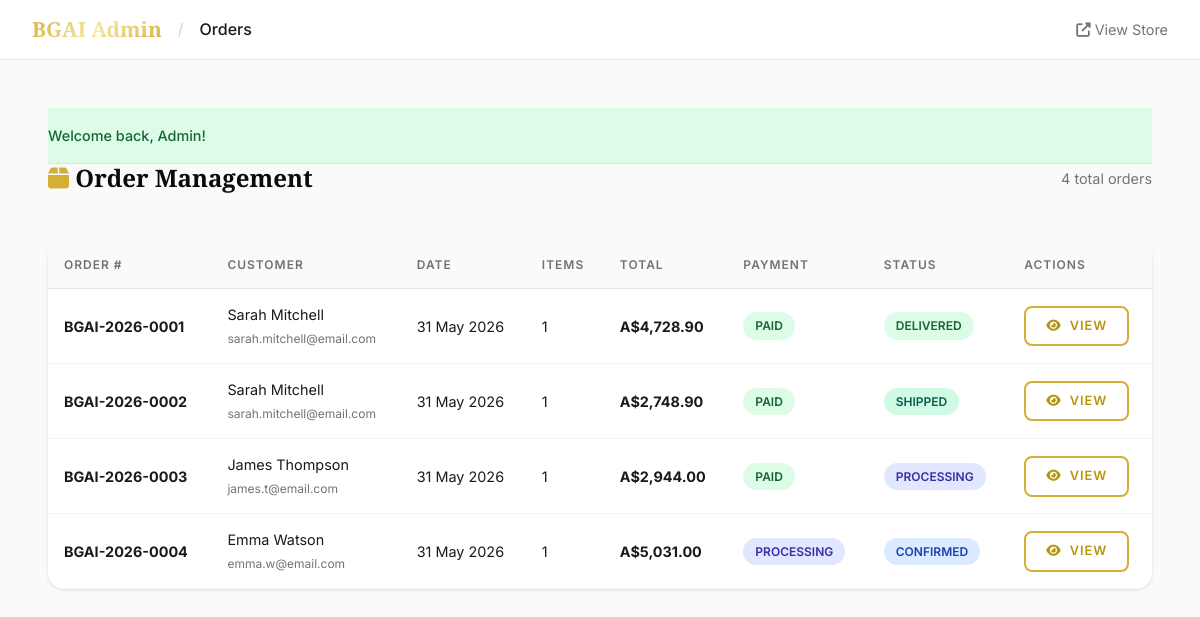
The page /bgai-ecommerce/admin/orders.php (signed in) on the database its author committed.
### tables this page shows
CREATE TABLE IF NOT EXISTS orders (
    id INT PRIMARY KEY AUTO_INCREMENT,
    order_number VARCHAR(50) NOT NULL UNIQUE,
    user_id INT,
    first_name VARCHAR(100),
    last_name VARCHAR(100),
    email VARCHAR(255),
    phone VARCHAR(20),
    shipping_address_line1 VARCHAR(255),
    shipping_address_line2 VARCHAR(255),
    shipping_city VARCHAR(100),
    shipping_state VARCHAR(100),
    shipping_postal_code VARCHAR(20),
    shipping_country VARCHAR(100),
    shipping_country_code VARCHAR(5),
    billing_address_line1 VARCHAR(255),
    billing_address_line2 VARCHAR(255),
    billing_city VARCHAR(100),
    billing_state VARCHAR(100),
    billing_postal_code VARCHAR(20),
    billing_country VARCHAR(100),
    currency_code VARCHAR(5) DEFAULT 'AUD',
    subtotal DECIMAL(12, 2) NOT NULL,
    tax_amount DECIMAL(12, 2) DEFAULT 0.00,
    shipping_cost DECIMAL(10, 2) DEFAULT 0.00,
    total_amount DECIMAL(12, 2) NOT NULL,
    payment_method VARCHAR(50),
    payment_status ENUM('pending', 'processing', 'paid', 'failed', 'refunded') DEFAULT 'pending',
    order_status ENUM('pending', 'confirmed', 'processing', 'shipped', 'delivered', 'cancelled', 'returned') DEFAULT 'pending',
    tracking_number VARCHAR(100),
    tracking_url VARCHAR(500),
    notes TEXT,
    created_at TIMESTAMP DEFAULT CURRENT_TIMESTAMP,
    updated_at TIMESTAMP DEFAULT CURRENT_TIMESTAMP ON UPDATE CURRENT_TIMESTAMP,
    FOREIGN KEY (user_id) REFERENCES users(id) ON DELETE SET NULL
);

### bgai-ecommerce/config/app.php (called while the page is built, shortened)
<?php
require_once __DIR__ . '/../includes/functions.php';
function getFlash() {
    if (isset($_SESSION['flash'])) {
        $flash = $_SESSION['flash'];
        return $flash;
    }
    return null;
}
?>

### bgai-ecommerce/includes/functions.php (called while the page is built, shortened)
<?php
function formatPrice($amount, $currencyCode = null) {
    $currencyCode = $currencyCode ?? $_SESSION['currency_code'] ?? DEFAULT_CURRENCY;
    $symbols = json_decode(CURRENCY_SYMBOLS, true);
    $symbol = $symbols[$currencyCode] ?? '$';
    return $symbol . number_format($amount, 2);
}
function e($string) {
    return htmlspecialchars($string ?? '', ENT_QUOTES, 'UTF-8');
}
?>

### bgai-ecommerce/admin/orders.php (the view, shortened to what this page needs)
<?php
require_once __DIR__ . '/../config/app.php';
$db = db();
$message = '';
$orders = $db->query("SELECT o.*, u.first_name as u_first, u.last_name as u_last, u.email as u_email
    FROM orders o LEFT JOIN users u ON o.user_id = u.id ORDER BY o.created_at DESC")->fetchAll();
$flash = getFlash();
?>
<!DOCTYPE html>
<html lang="en">
<head>
    <link rel="stylesheet" href="https://cdnjs.cloudflare.com/ajax/libs/font-awesome/6.5.1/css/all.min.css">
    <link rel="stylesheet" href="<?php echo APP_URL; ?>/assets/css/style.css">
</head>
<body>
    <header style="background:var(--white); border-bottom:1px solid var(--gray-200); padding:0 var(--space-xl); height:60px; display:flex; align-items:center; justify-content:space-between; position:sticky; top:0; z-index:200;">
        <div style="display:flex; align-items:center; gap:var(--space-md);">
            <a href="index.php" style="font-family:var(--font-heading); font-size:1.3rem; font-weight:700; background:var(--gold-gradient); -webkit-background-clip:text; -webkit-text-fill-color:transparent; background-clip:text;">BGAI Admin</a>
            <span style="color:var(--gray-300);">/</span><span style="font-weight:500;">Orders</span>
        </div>
        <a href="<?php echo APP_URL; ?>" target="_blank" style="color:var(--gray-500); font-size:0.9rem;"><i class="fas fa-external-link-alt"></i> View Store</a>
    </header>
    <div class="admin-layout">
        <div class="admin-content">
            <?php if ($flash || $message): ?>
                <div class="flash-message flash-<?php echo ($flash['type'] ?? 'success'); ?>"><?php echo e($flash['message'] ?? $message); ?></div>
            <?php endif; ?>
            <?php if (isset($viewOrder)): ?>
                <a href="orders.php" class="btn btn-sm btn-outline-dark" style="margin-bottom:var(--space-xl);"><i class="fas fa-arrow-left"></i> Back to Orders</a>
                <div style="display:grid; grid-template-columns:2fr 1fr; gap:var(--space-xl);">
                    <div>
                        <div class="admin-table-container" style="margin-bottom:var(--space-xl);">
                            <div class="admin-table-header">
                                <h2>Order #<?php echo e($viewOrder['order_number']); ?></h2>
                                <span class="order-status status-<?php echo $viewOrder['order_status']; ?>"><?php echo ucfirst($viewOrder['order_status']); ?></span>
                            </div>
                            <div style="padding:var(--space-xl);">
                                <p style="color:var(--gray-500); font-size:0.9rem;">Placed on <?php echo date('d M Y, h:i A', strtotime($viewOrder['created_at'])); ?></p>
                                <h3 style="font-family:var(--font-heading); margin:var(--space-lg) 0 var(--space-md);">Items</h3>
                                <table class="admin-table">
                                    <thead><tr><th>Product</th><th>SKU</th><th>Qty</th><th>Price</th><th>Total</th></tr></thead>
                                    <tbody>
                                        <?php foreach ($orderItems as $item): ?>
                                            <tr>
                                                <td><?php echo e($item['product_name']); ?></td>
                                                <td><?php echo e($item['product_sku']); ?></td>
                                                <td><?php echo $item['quantity']; ?></td>
                                                <td><?php echo formatPrice($item['unit_price']); ?></td>
                                                <td><strong><?php echo formatPrice($item['total_price']); ?></strong></td>
                                            </tr>
                                        <?php endforeach; ?>
                                    </tbody>
                                </table>
                            </div>
                        </div>
                        <div class="admin-table-container">
                            <div class="admin-table-header"><h2>Update Order</h2></div>
                            <form method="POST" style="padding:var(--space-xl);">
                                <input type="hidden" name="action" value="update_status">
                                <input type="hidden" name="id" value="<?php echo $viewOrder['id']; ?>">
                                <div class="form-row" style="display:grid; grid-template-columns:1fr 1fr; gap:var(--space-lg); margin-bottom:var(--space-lg);">
                                    <div>
                                        <label style="font-weight:600; font-size:0.85rem; display:block; margin-bottom:4px;">Order Status</label>
                                        <select name="order_status" class="form-input">
                                            <?php foreach(['pending','confirmed','processing','shipped','delivered','cancelled','returned'] as $s): ?>
                                                <option value="<?php echo $s; ?>" <?php echo $viewOrder['order_status'] === $s ? 'selected' : ''; ?>><?php echo ucfirst($s); ?></option>
                                            <?php endforeach; ?>
                                        </select>
                                    </div>
                                    <div>
                                        <label style="font-weight:600; font-size:0.85rem; display:block; margin-bottom:4px;">Payment Status</label>
                                        <select name="payment_status" class="form-input">
                                            <?php foreach(['pending','processing','paid','failed','refunded'] as $s): ?>
                                                <option value="<?php echo $s; ?>" <?php echo $viewOrder['payment_status'] === $s ? 'selected' : ''; ?>><?php echo ucfirst($s); ?></option>
                                            <?php endforeach; ?>
                                        </select>
                                    </div>
                                </div>
                                <div style="margin-bottom:var(--space-lg);">
                                    <label style="font-weight:600; font-size:0.85rem; display:block; margin-bottom:4px;">Tracking Number</label>
                                    <input type="text" name="tracking_number" class="form-input" value="<?php echo e($viewOrder['tracking_number'] ?? ''); ?>" placeholder="Enter tracking number">
                                </div>
                                <div style="margin-bottom:var(--space-lg);">
                                    <label style="font-weight:600; font-size:0.85rem; display:block; margin-bottom:4px;">Notes</label>
                                    <textarea name="notes" class="form-input" rows="2"><?php echo e($viewOrder['notes'] ?? ''); ?></textarea>
                                </div>
                                <button type="submit" class="btn btn-primary"><i class="fas fa-save"></i> Update Order</button>
                            </form>
                        </div>
                    </div>
                    <div>
                        <div class="admin-table-container">
                            <div class="admin-table-header"><h2>Summary</h2></div>
                            <div style="padding:var(--space-xl);">
                                <div class="cart-summary-row"><span>Subtotal</span><span><?php echo formatPrice($viewOrder['subtotal']); ?></span></div>
                                <div class="cart-summary-row"><span>Tax</span><span><?php echo formatPrice($viewOrder['tax_amount']); ?></span></div>
                                <div class="cart-summary-row"><span>Shipping</span><span><?php echo $viewOrder['shipping_cost'] > 0 ? formatPrice($viewOrder['shipping_cost']) : 'Free'; ?></span></div>
                                <div class="cart-summary-row total"><span>Total</span><span><?php echo formatPrice($viewOrder['total_amount']); ?></span></div>
                                <hr style="margin:var(--space-lg) 0; border-color:var(--gray-200);">
                                <h4 style="margin-bottom:var(--space-md);">Customer</h4>
                                <p style="font-size:0.9rem; font-weight:600;"><?php echo e($viewOrder['first_name'] . ' ' . $viewOrder['last_name']); ?></p>
                                <p style="font-size:0.85rem; color:var(--gray-500);"><?php echo e($viewOrder['email']); ?></p>
                                <?php if ($viewOrder['phone']): ?>
                                    <p style="font-size:0.85rem; color:var(--gray-500); margin-top:4px;"><?php echo e($viewOrder['phone']); ?></p>
                                <?php endif; ?>
                                <hr style="margin:var(--space-lg) 0; border-color:var(--gray-200);">
                                <h4 style="margin-bottom:var(--space-md);">Shipping Address</h4>
                                <p style="font-size:0.85rem; color:var(--gray-500); line-height:1.6;">
                                    <?php echo e($viewOrder['shipping_address_line1']); ?><br>
                                    <?php if ($viewOrder['shipping_address_line2']) echo e($viewOrder['shipping_address_line2']) . '<br>'; ?>
                                    <?php echo e($viewOrder['shipping_city'] . ', ' . $viewOrder['shipping_state'] . ' ' . $viewOrder['shipping_postal_code']); ?><br>
                                    <?php echo e($viewOrder['shipping_country']); ?>
                                </p>
                                <?php if ($viewOrder['payment_method']): ?>
                                    <hr style="margin:var(--space-lg) 0; border-color:var(--gray-200);">
                                    <h4 style="margin-bottom:var(--space-sm);">Payment</h4>
                                    <p style="font-size:0.85rem; color:var(--gray-500);"><?php echo e($viewOrder['payment_method']); ?></p>
                                <?php endif; ?>
                            </div>
                        </div>
                    </div>
                </div>
            <?php else: ?>
                <div class="admin-page-header">
                    <h1><i class="fas fa-box" style="color:var(--gold);"></i> Order Management</h1>
                    <span style="color:var(--gray-500); font-size:0.9rem;"><?php echo count($orders); ?> total orders</span>
                </div>
                <div class="admin-table-container">
                    <table class="admin-table">
                        <thead>
                            <tr>
                                <th>Order #</th>
                                <th>Customer</th>
                                <th>Date</th>
                                <th>Items</th>
                                <th>Total</th>
                                <th>Payment</th>
                                <th>Status</th>
                                <th>Actions</th>
                            </tr>
                        </thead>
                        <tbody>
                            <?php foreach ($orders as $o):
                                $itemCount = $db->prepare("SELECT COUNT(*) FROM order_items WHERE order_id = ?");
                                $itemCount->execute([$o['id']]);
                                $count = $itemCount->fetchColumn();
                            ?>
                                <tr>
                                    <td><strong><?php echo e($o['order_number']); ?></strong></td>
                                    <td>
                                        <?php echo e(($o['first_name'] ?? 'Guest') . ' ' . ($o['last_name'] ?? '')); ?>
                                        <br><small style="color:var(--gray-500);"><?php echo e($o['email']); ?></small>
                                    </td>
                                    <td><?php echo date('d M Y', strtotime($o['created_at'])); ?></td>
                                    <td><?php echo $count; ?></td>
                                    <td><strong><?php echo formatPrice($o['total_amount']); ?></strong></td>
                                    <td><span class="order-status status-<?php echo $o['payment_status']; ?>"><?php echo ucfirst($o['payment_status']); ?></span></td>
                                    <td><span class="order-status status-<?php echo $o['order_status']; ?>"><?php echo ucfirst($o['order_status']); ?></span></td>
                                    <td><a href="?view=<?php echo $o['id']; ?>" class="btn btn-sm btn-outline-dark"><i class="fas fa-eye"></i> View</a></td>
                                </tr>
                            <?php endforeach; ?>
                        </tbody>
                    </table>
                </div>
            <?php endif; ?>
        </div>
    </div>
</body>
</html>

### rows shown on the page
orders: order_number "BGAI-2026-0001", first_name+last_name "Sarah Mitchell", email "sarah.mitchell@email.com", created_at "31 May 2026", count "1", total_amount "A$4,728.90", payment_status "PAID", order_status "DELIVERED"
orders: order_number "BGAI-2026-0002", first_name+last_name "Sarah Mitchell", email "sarah.mitchell@email.com", created_at "31 May 2026", count "1", total_amount "A$2,748.90", payment_status "PAID", order_status "SHIPPED"
orders: order_number "BGAI-2026-0003", first_name+last_name "James Thompson", email "james.t@email.com", created_at "31 May 2026", count "1", total_amount "A$2,944.00", payment_status "PAID", order_status "PROCESSING"
orders: order_number "BGAI-2026-0004", first_name+last_name "Emma Watson", email "emma.w@email.com", created_at "31 May 2026", count "1", total_amount "A$5,031.00", payment_status "PROCESSING", order_status "CONFIRMED"

### other values the page prints
$flash['message'] "Welcome back, Admin!"
count($orders) "4"
